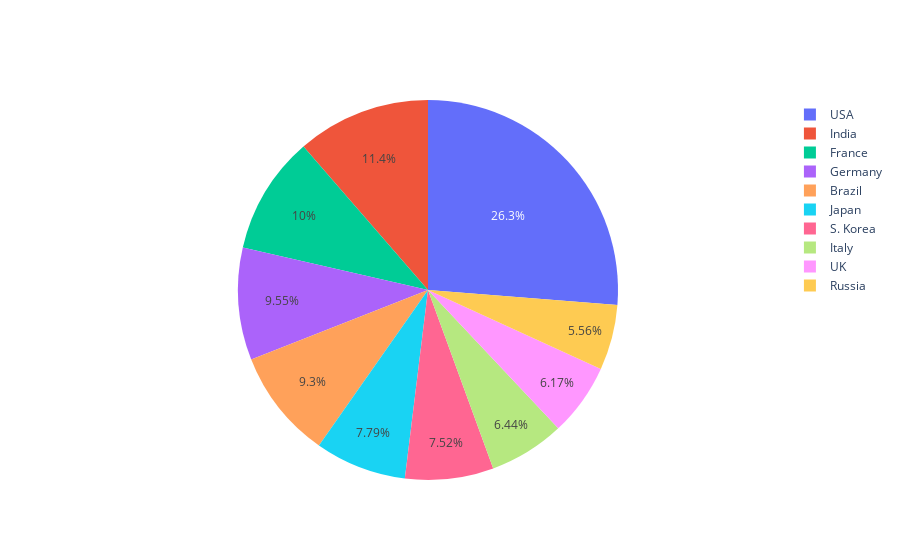

The code cell stored with this chart in its notebook:
### Code cell
import plotly.graph_objects as go


fig = go.Figure(data=[go.Pie(labels=df['Country,Other'][0:10], values=total_cases)])
fig.show()

### Figure 1 — Plotly figure (JSON) as saved in the notebook; plotly's stock layout.template omitted (floating-point values rounded to 4 significant figures)
{"data": [{"labels": ["USA", "India", "France", "Germany", "Brazil", "Japan", "S. Korea", "Italy", "UK", "Russia"], "type": "pie", "values": [103086927, 44681170, 39407727, 37509539, 36504006, 30568877, 29539706, 25279682, 24210131, 21829736]}], "layout": {}}
